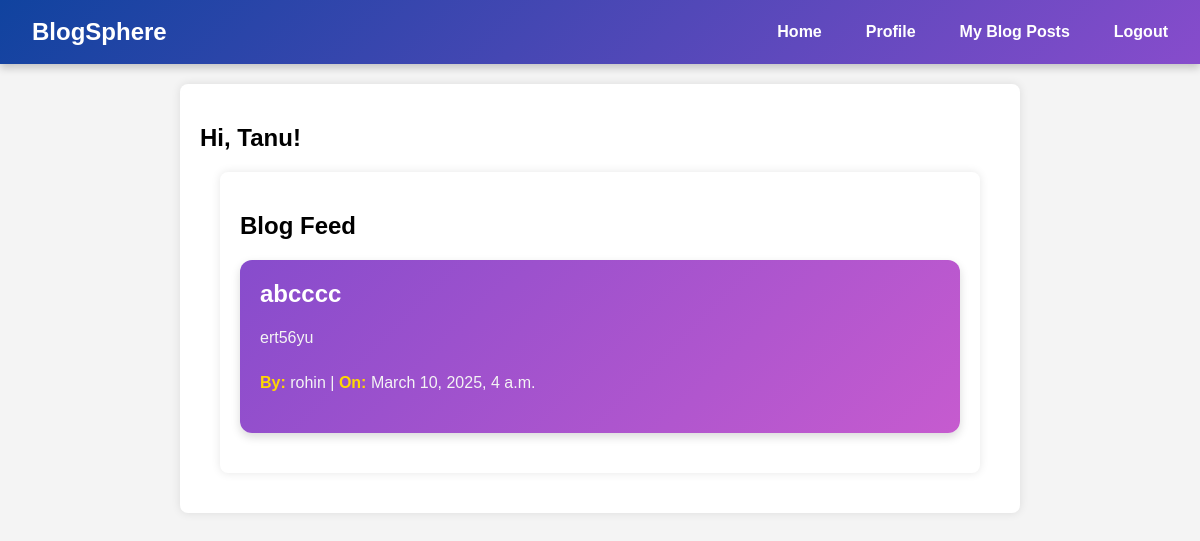
Page / (signed in) on the earlier database version.
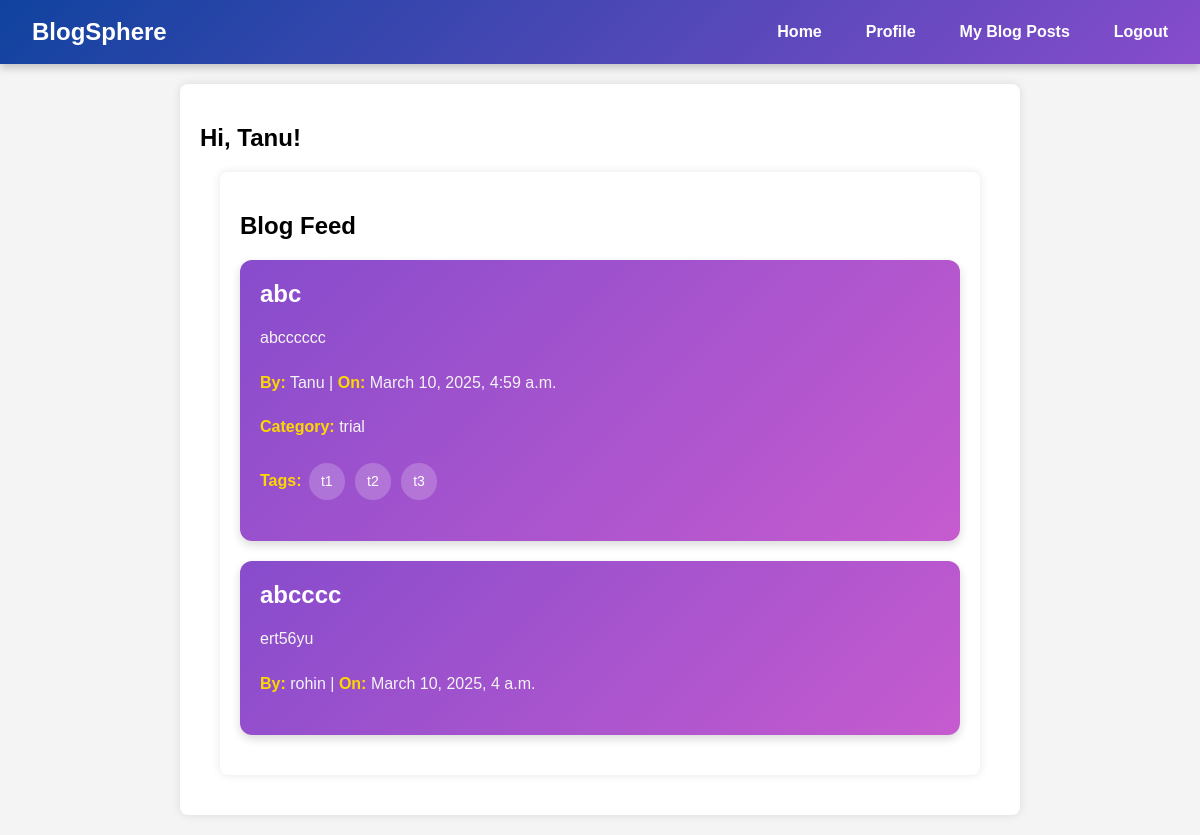
Same page on the later database version.
### users/models.py (models this page shows, shortened)
class Post(models.Model):
    title = models.CharField(max_length=200)
    content = models.TextField()
    author = models.ForeignKey(User, on_delete=models.CASCADE)
    category = models.ForeignKey(Category, on_delete=models.SET_NULL, null=True, blank=True)
    tags = models.ManyToManyField(Tag, blank=True)
    created_at = models.DateTimeField(default=now)

class Category(models.Model):
    name = models.CharField(max_length=100, unique=True)

class Tag(models.Model):
    name = models.CharField(max_length=50, unique=True)

### users/views.py (the view)
# urls.py: path("", home, name="home"),  # Home Page
def home(request):
    posts = Post.objects.all().order_by('-created_at')
    return render(request, 'home.html', {'posts': posts})

### templates/home.html (shortened to what this page needs)
{% extends "base.html" %}
{% block content %}
{% if user.is_authenticated %}
    <h2>Hi, {{ user.username }}!</h2>
    <div class="container">
        <h2>Blog Feed</h2>
        {% for post in posts %}
            <div class="blog-card">
                <h3>{{ post.title }}</h3>
                <p>{{ post.content }}</p>
                <p><strong>By:</strong> {{ post.author.username }} | <strong>On:</strong> {{ post.created_at }}</p>
                {% if post.category %}
                    <p><strong>Category:</strong> {{ post.category.name }}</p>
                {% endif %}
                {% if post.tags.all %}
                    <p><strong>Tags:</strong>
                        {% for tag in post.tags.all %}
                            <span class="tag">{{ tag.name }}</span>
                        {% endfor %}
                    </p>
                {% endif %}
            </div>
        {% endfor %}
    </div>
{% else %}
    <h2>Welcome to the Blog!</h2>
    <p>This is the homepage of your blog website.</p>
    <p>You are not logged in.</p>
    <a href="{% url 'login' %}">Login</a> |
    <a href="{% url 'register' %}">Register</a>
{% endif %}
{% endblock %}

### templates/base.html (shortened to what this page needs)
<!DOCTYPE html>
<html lang="en">
<head>
</head>
<body>
    <div class="navbar">
        <div class="website-name">
            <a href="{% url 'home' %}" class="site-title">BlogSphere</a>
        </div>
        <div class="nav-links">
            <a href="{% url 'home' %}">Home</a>
            {% if user.is_authenticated %}
                <a href="{% url 'profile' %}">Profile</a>
                <a href="{% url 'my_blogs' %}">My Blog Posts</a>
                <a href="{% url 'logout' %}">Logout</a>
            {% else %}
                <a href="{% url 'login' %}">Login</a>
                <a href="{% url 'register' %}">Register</a>
            {% endif %}
        </div>
    </div>
    <div class="container">
        {% block content %}{% endblock %}
    </div>
</body>
</html>

### templates/home.html (style rules this page uses)
.blog-card { border: none; padding: 20px; margin: 20px 0; border-radius: 12px; background: linear-gradient(135deg, #874CCC, #C65BCF); color: white; box-shadow: 0 4px 10px rgba(0, 0, 0, 0.15); transition: transform 0.3s ease-in-out, box-shadow 0.3s ease-in-out; position: relative; overflow: hidden; }
.blog-card h3 { margin: 0 0 15px; color: #fff; font-size: 24px; font-weight: bold; }
.blog-card p { font-size: 16px; line-height: 1.8; color: #f4f4f4; }
.blog-card p strong { color: #ffd700; }
.tag { display: inline-block; background: rgba(255, 255, 255, 0.2); color: white; padding: 6px 12px; border-radius: 20px; font-size: 14px; margin: 5px 3px; transition: background 0.3s ease-in-out; }
.blog-card::before { content: ""; position: absolute; top: -50%; left: -50%; width: 200%; height: 200%; background: radial-gradient(circle, rgba(255, 255, 255, 0.2) 10%, transparent 70%); transform: rotate(25deg); transition: opacity 0.5s ease-in-out; opacity: 0; }

Differences in the rows shown:
added Post: title "abc", content "abcccccc", author.username "Tanu", created_at "March 10, 2025, 4:59 a.m.", category.name "trial"
added Tag: name "t1"
added Tag: name "t2"
added Tag: name "t3"
